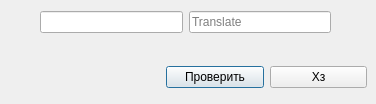
<?xml version="1.0" encoding="UTF-8"?>
<ui version="4.0">
 <class>Dialog</class>
 <widget class="QDialog" name="Dialog">
  <property name="geometry">
   <rect>
    <x>0</x>
    <y>0</y>
    <width>376</width>
    <height>104</height>
   </rect>
  </property>
  <property name="windowTitle">
   <string>Dialog</string>
  </property>
  <widget class="QWidget" name="horizontalLayoutWidget">
   <property name="geometry">
    <rect>
     <x>40</x>
     <y>2</y>
     <width>291</width>
     <height>41</height>
    </rect>
   </property>
   <layout class="QHBoxLayout" name="horizontalLayout">
    <item>
     <widget class="KLineEdit" name="TranslateLine_1">
      <property name="accessibleName">
       <string/>
      </property>
      <property name="readOnly">
       <bool>true</bool>
      </property>
     </widget>
    </item>
    <item>
     <widget class="KLineEdit" name="TranslateLine_2">
      <property name="readOnly">
       <bool>false</bool>
      </property>
      <property name="placeholderText">
       <string>Translate</string>
      </property>
     </widget>
    </item>
   </layout>
  </widget>
  <widget class="QWidget" name="horizontalLayoutWidget_2">
   <property name="geometry">
    <rect>
     <x>166</x>
     <y>57</y>
     <width>201</width>
     <height>41</height>
    </rect>
   </property>
   <layout class="QHBoxLayout" name="horizontalLayout_2">
    <item>
     <widget class="QPushButton" name="pushButton_2">
      <property name="text">
       <string>Проверить</string>
      </property>
     </widget>
    </item>
    <item>
     <widget class="QPushButton" name="pushButton">
      <property name="text">
       <string>Хз</string>
      </property>
     </widget>
    </item>
   </layout>
  </widget>
 </widget>
 <customwidgets>
  <customwidget>
   <class>KLineEdit</class>
   <extends>QLineEdit</extends>
   <header>klineedit.h</header>
  </customwidget>
 </customwidgets>
 <resources/>
 <connections/>
</ui>
